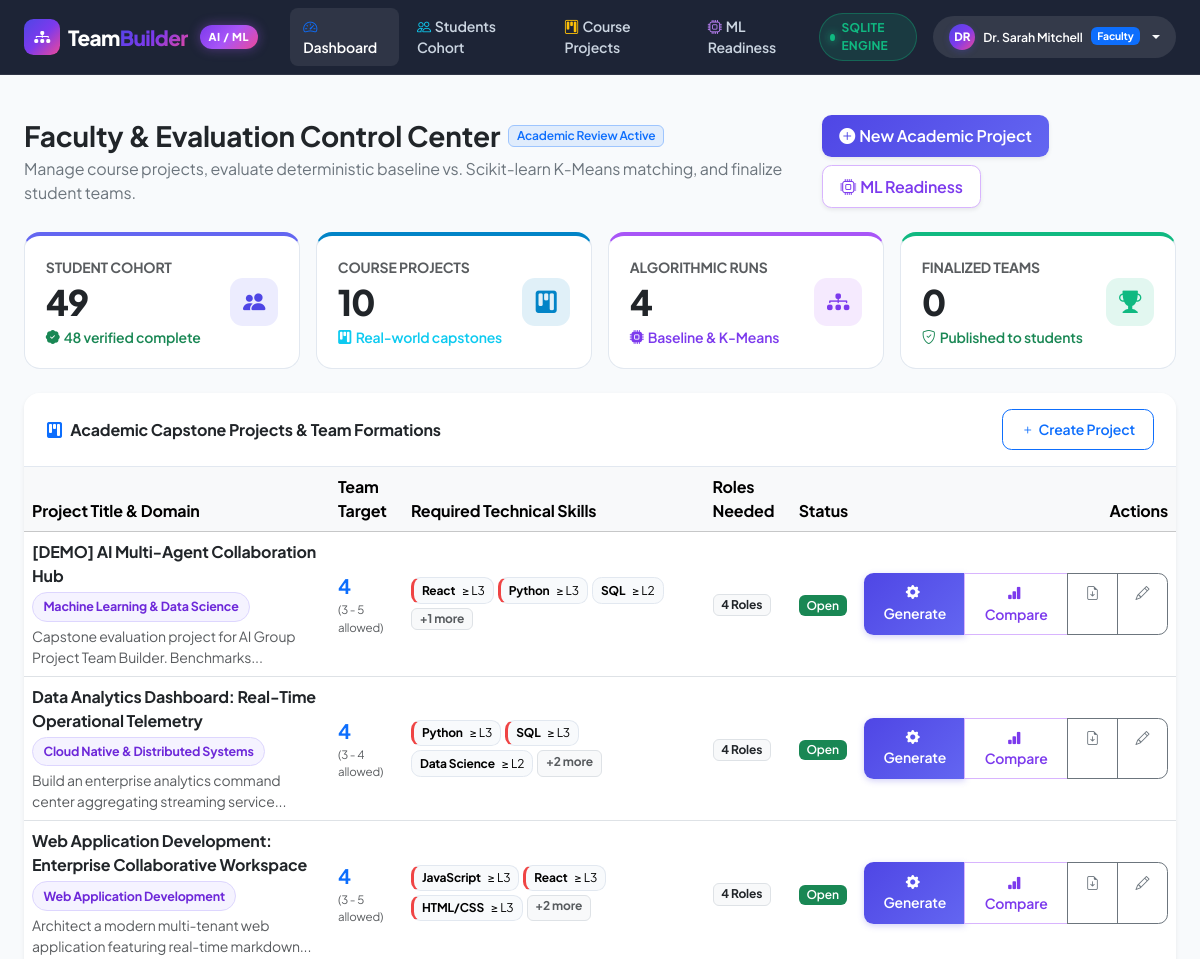
The page /faculty/dashboard (signed in, upper part) on the database as committed earlier.
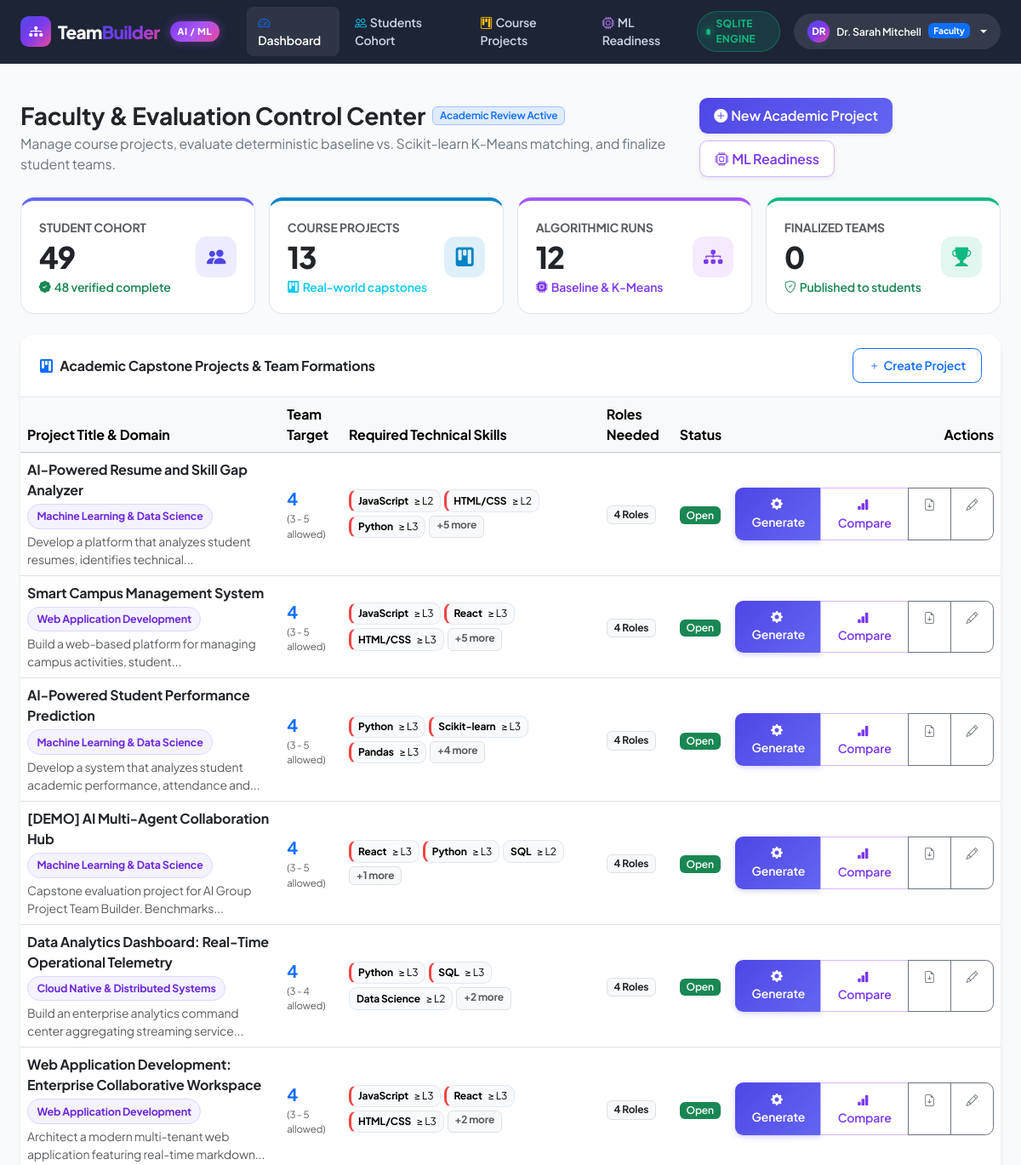
The same page on the database as committed later.
### models/entities.py (models this page shows)
class Project(Base):
    __tablename__ = "projects"
    id = Column(Integer, primary_key=True, autoincrement=True)
    title = Column(String(200), nullable=False)
    description = Column(Text, nullable=True)
    domain = Column(String(100), nullable=False)
    desired_team_size = Column(Integer, nullable=False, default=4)
    min_team_size = Column(Integer, nullable=False, default=3)
    max_team_size = Column(Integer, nullable=False, default=5)
    experience_level_required = Column(String(50), nullable=False, default="Any")  # 'Beginner', 'Intermediate', 'Advanced', 'Any'
    status = Column(String(50), nullable=False, default="Open")  # 'Draft', 'Open', 'Formed', 'Finalized'
    created_by = Column(Integer, ForeignKey("users.id", ondelete="CASCADE"), nullable=False)
    created_at = Column(DateTime, default=datetime.utcnow)
    updated_at = Column(DateTime, default=datetime.utcnow, onupdate=datetime.utcnow)
    creator = relationship("User", back_populates="projects_created")
    required_skills = relationship("ProjectRequiredSkill", back_populates="project", cascade="all, delete-orphan")
    required_roles = relationship("ProjectRequiredRole", back_populates="project", cascade="all, delete-orphan")
    teams = relationship("Team", back_populates="project", cascade="all, delete-orphan")
    generation_runs = relationship("TeamGenerationRun", back_populates="project", cascade="all, delete-orphan")

class ProjectRequiredSkill(Base):
    __tablename__ = "project_required_skills"
    id = Column(Integer, primary_key=True, autoincrement=True)
    project_id = Column(Integer, ForeignKey("projects.id", ondelete="CASCADE"), nullable=False)
    skill_id = Column(Integer, ForeignKey("skills.id", ondelete="CASCADE"), nullable=False)
    min_proficiency = Column(Integer, nullable=False, default=2)  # 1 to 5
    is_mandatory = Column(Boolean, nullable=False, default=True)
    priority_weight = Column(Float, nullable=False, default=1.0)
    __table_args__ = (
        UniqueConstraint("project_id", "skill_id", name="uk_project_skill"),
    )
    project = relationship("Project", back_populates="required_skills")
    skill = relationship("Skill", back_populates="project_requirements")

class Skill(Base):
    __tablename__ = "skills"
    id = Column(Integer, primary_key=True, autoincrement=True)
    name = Column(String(100), unique=True, nullable=False)
    category = Column(String(50), nullable=False)  # 'Frontend', 'Backend', 'Data/AI', 'DevOps', 'Mobile', etc.
    student_skills = relationship("StudentSkill", back_populates="skill")
    project_requirements = relationship("ProjectRequiredSkill", back_populates="skill")

### routes/faculty_routes.py (the view)
@faculty_bp.route("/dashboard")
@login_required
@faculty_required
def dashboard():
    user = get_current_user()
    db = get_db()
    total_students = db.query(StudentProfile).count()
    complete_profiles = db.query(StudentProfile).filter_by(is_profile_complete=True).count()
    total_projects = db.query(Project).count()
    active_runs = db.query(TeamGenerationRun).count()
    finalized_teams = db.query(Team).filter_by(status="Finalized").count()
    projects = db.query(Project).order_by(Project.created_at.desc()).all()
    latest_model_run = db.query(ModelRun).order_by(ModelRun.trained_at.desc()).first()
    return render_template(
        "faculty/dashboard.html",
        current_user=user,
        total_students=total_students,
        complete_profiles=complete_profiles,
        total_projects=total_projects,
        active_runs=active_runs,
        finalized_teams=finalized_teams,
        projects=projects,
        latest_model_run=latest_model_run,
        db_status=db_manager.connection_status_message,
        db_type=db_manager.db_type
    )

### database/db.py (called while the page is built)
def get_db():
    return db_manager.get_session()

    def get_session(self):
        if not getattr(self, "initialized", False):
            self.init_db()
        return self.Session()

    def remove_session(self):
        if getattr(self, "Session", None) is not None:
            try:
                self.Session.remove()
            except Exception as e:
                logger.warning(f"Error removing scoped session: {e}")

### models/entities.py (called while the page is built)
    def is_faculty(self):
        return self.role == "faculty"

    def is_student(self):
        return self.role == "student"

### services/auth_service.py (called while the page is built)
def get_current_user():
    user_id = session.get("user_id")
    if not user_id:
        return None
    db = get_db()
    try:
        return db.query(User).filter_by(id=user_id).first()
    except Exception:
        db.rollback()
        return None

def login_required(f):
    @wraps(f)
    def decorated_function(*args, **kwargs):
        if not session.get("user_id"):
            flash("Please log in to access this page.", "warning")
            return redirect(url_for("auth.login", next=request.url))
        return f(*args, **kwargs)
    return decorated_function

### templates/faculty/dashboard.html (shortened to what the changed rows need)
{% extends "base.html" %}
{% block content %}
<div class="row g-4 py-2">
    <div class="col-12">
        <div class="d-flex flex-column flex-md-row justify-content-between align-items-md-center gap-3">
            <div>
                <div class="d-flex align-items-center gap-2 mb-1">
                    <h1 class="h3 fw-bold mb-0 text-dark">Faculty &amp; Evaluation Control Center</h1>
                </div>
            </div>
        </div>
    </div>
    <div class="col-12">
        <div class="row g-3">
            <div class="col-12 col-sm-6 col-xl-3">
                <div class="stat-card stat-card-accent-blue">
                    <div class="d-flex justify-content-between align-items-center">
                        <div>
                            <div class="text-muted small text-uppercase fw-bold">Course Projects</div>
                            <div class="stat-card-number text-dark">{{ total_projects }}</div>
                            <div class="text-info small fw-semibold"><i class="bi bi-kanban-fill me-1"></i>Real-world capstones</div>
                        </div>
                    </div>
                </div>
            </div>
            <div class="col-12 col-sm-6 col-xl-3">
                <div class="stat-card stat-card-accent-purple">
                    <div class="d-flex justify-content-between align-items-center">
                        <div>
                            <div class="text-muted small text-uppercase fw-bold">Algorithmic Runs</div>
                            <div class="stat-card-number text-dark">{{ active_runs }}</div>
                            <div class="small fw-semibold" style="color: #7c3aed;"><i class="bi bi-cpu-fill me-1"></i>Baseline &amp; K-Means</div>
                        </div>
                    </div>
                </div>
            </div>
        </div>
    </div>
    <div class="col-12">
        <div class="card shadow-sm border-0">
            <div class="table-responsive">
                <table class="table table-hover align-middle mb-0">
                    <thead class="table-light">
                        <tr>
                            <th style="min-width: 250px;">Project Title &amp; Domain</th>
                            <th>Team Target</th>
                            <th style="min-width: 280px;">Required Technical Skills</th>
                            <th>Roles Needed</th>
                            <th>Status</th>
                            <th class="text-end" style="min-width: 220px;">Actions</th>
                        </tr>
                    </thead>
                    <tbody>
                        {% for p in projects %}
                            <tr>
                                <td>
                                    <div class="fw-bold text-dark fs-6">{{ p.title }}</div>
                                    <div class="mt-1">
                                        <span class="domain-pill {% if 'Health' in p.domain %}domain-health{% elif 'Fin' in p.domain %}domain-fintech{% elif 'IoT' in p.domain %}domain-iot{% elif 'Cyber' in p.domain %}domain-cyber{% else %}domain-web{% endif %} small">
                                            {{ p.domain }}
                                        </span>
                                    </div>
                                    <div class="text-muted small mt-1">{{ p.description|truncate(80) }}</div>
                                </td>
                                <td>
                                    <span class="fw-bold fs-5 text-primary">{{ p.desired_team_size }}</span>
                                    <div class="text-muted small" style="font-size: 0.72rem;">({{ p.min_team_size }} - {{ p.max_team_size }} allowed)</div>
                                </td>
                                <td>
                                    <div class="d-flex flex-wrap gap-1">
                                        {% for rs in p.required_skills[:3] %}
                                            <span class="req-pill {% if rs.is_mandatory %}req-pill-mand{% endif %}" style="font-size: 0.75rem; padding: 0.2rem 0.5rem;">
                                                <strong>{{ rs.skill.name }}</strong> &ge; L{{ rs.min_proficiency }}
                                            </span>
                                        {% endfor %}
                                        {% if p.required_skills|length > 3 %}
                                            <span class="badge bg-light text-muted border small">+{{ p.required_skills|length - 3 }} more</span>
                                        {% endif %}
                                    </div>
                                </td>
                                <td>
                                    <span class="badge bg-light text-dark border">
                                        {{ p.required_roles|length }} Roles
                                    </span>
                                </td>
                                <td>
                                    <span class="badge {% if p.status == 'Open' %}bg-success{% elif p.status == 'Formed' %}bg-info text-dark{% else %}bg-secondary{% endif %} fw-semibold">
                                        {{ p.status }}
                                    </span>
                                </td>
                                <td class="text-end">
                                    <div class="btn-group btn-group-sm">
                                        <a href="{{ url_for('generation.project_generation_setup', project_id=p.id) }}" class="btn btn-primary" title="Generate Teams">
                                            <i class="bi bi-gear-fill me-1"></i>Generate
                                        </a>
                                        <a href="{{ url_for('comparison.compare_project_runs', project_id=p.id) }}" class="btn btn-outline-purple" title="Compare Baseline vs ML">
                                            <i class="bi bi-bar-chart-fill me-1"></i>Compare
                                        </a>
                                        <a href="{{ url_for('report.project_reports', project_id=p.id) }}" class="btn btn-outline-secondary" title="Export Reports & CSV">
                                            <i class="bi bi-file-earmark-arrow-down"></i>
                                        </a>
                                        <a href="{{ url_for('faculty.project_edit', project_id=p.id) }}" class="btn btn-outline-secondary" title="Edit Specifications">
                                            <i class="bi bi-pencil"></i>
                                        </a>
                                    </div>
                                </td>
                            </tr>
                        {% else %}
                            <tr>
                                <td colspan="6" class="text-center py-4 text-muted">
                                    No academic projects created yet. Click "Create Project" to get started.
                                </td>
                            </tr>
                        {% endfor %}
                    </tbody>
                </table>
            </div>
        </div>
    </div>
</div>
{% endblock %}

Rows that differ between the two databases and show on the page:
added Project: title "AI-Powered Resume and Skill Gap Analyzer", domain "Machine Learning & Data Science", description "Develop a platform that analyzes student resumes, identifies technical...", desired_team_size "4", min_team_size "3", max_team_size "5", required_skills|length "5", required_roles|length "4", status "Open"
added ProjectRequiredSkill: skill.name "JavaScript", min_proficiency "2", shown under "AI-Powered Resume and Skill Gap Analyzer"
added ProjectRequiredSkill: skill.name "HTML/CSS", min_proficiency "2", shown under "AI-Powered Resume and Skill Gap Analyzer"
added ProjectRequiredSkill: skill.name "Python", min_proficiency "3", shown under "AI-Powered Resume and Skill Gap Analyzer"
added Project: title "Smart Campus Management System", domain "Web Application Development", description "Build a web-based platform for managing campus activities, student...", desired_team_size "4", min_team_size "3", max_team_size "5", required_skills|length "5", required_roles|length "4", status "Open"
added ProjectRequiredSkill: skill.name "JavaScript", min_proficiency "3", shown under "Smart Campus Management System"
added ProjectRequiredSkill: skill.name "React", min_proficiency "3", shown under "Smart Campus Management System"
added ProjectRequiredSkill: skill.name "HTML/CSS", min_proficiency "3", shown under "Smart Campus Management System"
added Project: title "AI-Powered Student Performance Prediction", domain "Machine Learning & Data Science", description "Develop a system that analyzes student academic performance, attendance and...", desired_team_size "4", min_team_size "3", max_team_size "5", required_skills|length "4", required_roles|length "4", status "Open"
added ProjectRequiredSkill: skill.name "Python", min_proficiency "3", shown under "AI-Powered Student Performance Prediction"
added ProjectRequiredSkill: skill.name "Scikit-learn", min_proficiency "3", shown under "AI-Powered Student Performance Prediction"
added ProjectRequiredSkill: skill.name "Pandas", min_proficiency "3", shown under "AI-Powered Student Performance Prediction"
Other text that changed with them:
{{ total_projects }}: "10" → "13"
{{ active_runs }}: "4" → "12"
